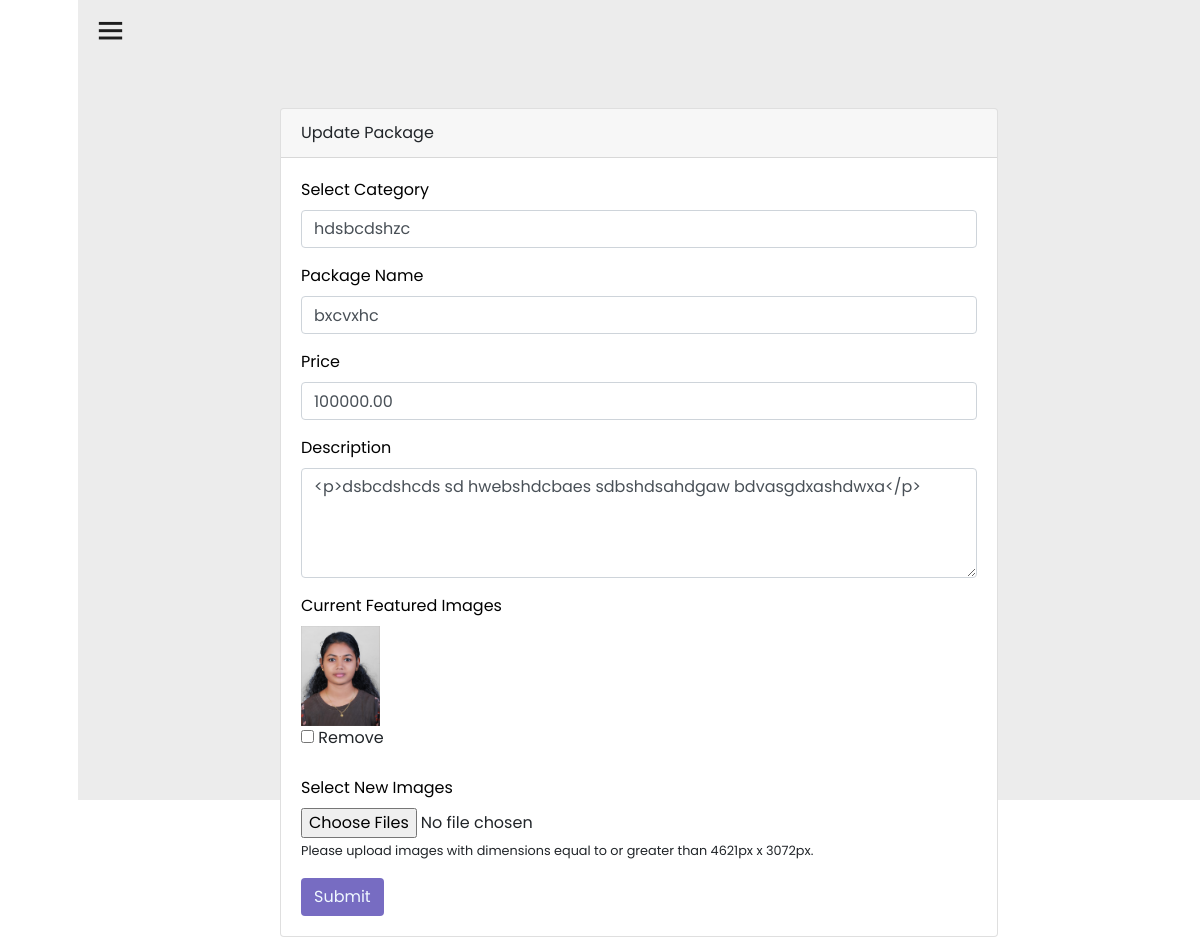
The page /admin_update_packages/37/ (signed in) on the database its author committed.
### travelapp/models.py (models this page shows, shortened)
class Package(models.Model):
    category = models.ForeignKey(Category, on_delete=models.SET_DEFAULT, default=None, related_name='packages', verbose_name=('Category'))
    name = models.CharField(max_length=255, verbose_name=('Package Name'), unique=True)
    price = models.DecimalField(max_digits=8, decimal_places=2, verbose_name=('Price'))
    description = RichTextField(null=True, blank=True, verbose_name=('Description'))

class Category(models.Model):
    heading = models.CharField(max_length=255, verbose_name='Category Heading')
    image = models.ImageField(upload_to='image/', null=True, blank=True)

class PackageImage(models.Model):
    package = models.ForeignKey(Package, on_delete=models.CASCADE, related_name='images', verbose_name=('Package'))
    image = models.ImageField(upload_to='image/', verbose_name=('Image'))

### travelapp/views.py (the view)
# urls.py: path('admin_update_packages/<int:package_id>/',views.admin_update_packages,name='admin_update_packages'),
@login_required(login_url='user_login')
def admin_update_packages(request, package_id):
    categories = Category.objects.all()
    package = get_object_or_404(Package, pk=package_id)
    if request.method == 'POST':
        form = PackageForm(request.POST, request.FILES, instance=package)
        if form.is_valid():
            form.save()
            if 'remove_image' in request.POST:
                remove_image_ids = request.POST.getlist('remove_image')
                for image_id in remove_image_ids:
                    try:
                        image_to_remove = PackageImage.objects.get(id=image_id)
                        image_to_remove.delete()
                    except PackageImage.DoesNotExist:
                        pass
            images = request.FILES.getlist('image')
            for image in images:
                PackageImage.objects.create(package=package, image=image)
            return redirect('admin_packages_view')
    else:
        form = PackageForm(instance=package)
    return render(request, 'admin_update_packages.html', {'form': form, 'categories': categories, 'package': package})

### travelapp/forms.py
class PackageForm(forms.ModelForm):
    class Meta:
        model = Package
        fields = '__all__'

### travelapp/templates/admin_update_packages.html (shortened to what this page needs)
<!DOCTYPE html>
<html lang="en">
{% load static %}
<head>
       <link href='https://unpkg.com/boxicons@2.1.2/css/boxicons.min.css' rel='stylesheet'>
       <link rel="stylesheet" href="{% static 'asset/css/font-awesome.min.css' %}">
       <link rel="stylesheet" href="{% static 'asset/css/style.css' %}">
       <link rel="stylesheet" href="{% static 'asset/assets/css/style.css' %}">
    <link rel="stylesheet" href="{% static 'ad/css/bootstrap.min.css' %}">
    <link rel="stylesheet" href="{% static 'ad/css/style.css' %}">
    <link rel="stylesheet" href="{% static 'ad/css/bootstrap-theme.min.css' %}">
    <link rel="stylesheet" href="{% static 'ad/css/custom-bs.css' %}">
    <link rel="stylesheet" href="{% static 'ad/css/jquery.fancybox.min.css' %}">
    <link rel="stylesheet" href="{% static 'ad/css/owl.carousel.min.css' %}">
    <link rel="stylesheet" href="{% static 'ad/css/animate.min.css' %}">
    <link rel="stylesheet" href="{% static 'ad/css/quill.snow.css' %}">
    <link rel="stylesheet" href="{% static 'ad/fonts/icomoon/style.css' %}">
    <link rel="stylesheet" href="{% static 'ad/fonts/line-icons/style.css' %}">
</head>
</head>
<body>
    <div class="sidebar close">
        <a href="{% url 'admin_dashboard' %}" class="logo-box">
        </a>
    </div>
<body>
    <section class="home">
        <div class="toggle-sidebar">
            <i class='bx bx-menu'></i>
        </div>
        <div class="container">
            <div class="row justify-content-center mt-5">
                <div class="col-md-8">
                    <div class="card">
                        <div class="card-header">Update Package</div>
                        <div class="card-body">
                            <form method="post" enctype="multipart/form-data">
                                <div class="form-group">
                                    <label for="category">Select Category</label>
                                    <select class="form-control" id="category" name="category">
                                        {% for category in categories %}
                                            <option value="{{ category.id }}" {% if category.id == package.category.id %} selected {% endif %}>{{ category.heading }}</option>
                                        {% endfor %}
                                    </select>
                                </div>
                                <div class="form-group">
                                    <label for="name">Package Name</label>
                                    <input type="text" class="form-control" id="name" name="name" placeholder="Enter Package Name" value="{{package.name}}" required>
                                </div>
                                <div class="form-group">
                                    <label for="price">Price</label>
                                    <input type="number" class="form-control" id="price" name="price" placeholder="Enter Price" value="{{package.price}}" required>
                                </div>
                                <div class="form-group">
                                    <label for="description">Description</label>
                                    <textarea class="form-control" id="description" name="description" rows="4" placeholder="Enter Description" >{{ package.description|safe }}</textarea>
                                </div>
                                <div class="form-group">
                                    <label for="current_images">Current Featured Images</label>
                                    <div class="image-grid">
                                        {% for image in package.images.all %}
                                            <div class="image-item">
                                                <img src="{{ image.image.url }}" alt="Package Image">
                                                <input type="checkbox" name="remove_image" value="{{ image.id }}"> Remove
                                            </div>
                                        {% empty %}
                                            <p>No images uploaded</p>
                                        {% endfor %}
                                    </div>
                                </div>
                                <div class="form-group">
                                    <label for="new_images">Select New Images</label>
                                    <input type="file" class="form-control-file" id="new_images" name="image" accept="image/*" multiple>
                                    <small>Please upload images with dimensions equal to or greater than 4621px x 3072px.</small>
                                </div>
                                <button type="submit" class="btn" style="background: #776cc2; color: aliceblue;">Submit</button>
                            </form>
                        </div>
                    </div>
                </div>
            </div>
        </div>
</section>
</body>
</html>

### travelapp/static/asset/css/style.css (style rules this page uses)
* { font-family: 'Poppins', sans-serif; margin: 0; padding: 0; box-sizing: border-box; list-style: none; text-decoration: none; }
:root { --color_Blue: #ffffff; --color_Dark1: #1e1e1e; --color_Dark2: #dddddd; --color_Light1: #000000; --color_Light2: #1f1e1e; }
.sidebar { position: fixed; top: 0; left: 0; height: 100%; width: 260px; background-color:#FFFFFF; transition: all .5s ease; z-index: 100; }
.sidebar.close { width: 78px; }
.logo-box { height: 60px; width: 100%; display: flex; align-items: center; color: var(--color_Light1); transition: all .5s ease; }
.home { position: relative; background-color: #ececec; left: 260px; width: calc(100% - 260px); height: 100vh; transition: all .5s ease; }
.sidebar.close ~ .home { left: 78px; width: calc(100% - 78px); }
.home .toggle-sidebar { height: 60px; display: flex; align-items: center; width: fit-content; cursor: pointer; }
.home .toggle-sidebar i { font-size: 35px; color: var(--color_Dark1); margin-left: 15px; }

### travelapp/static/ad/css/style.css (style rules this page uses)
body { font-weight: 400; font-size: 1rem; line-height: 1.7; position: relative; }
body:after { content: ""; position: absolute; top: 0; left: 0; right: 0; bottom: 0; background: rgba(0, 0, 0, 0.7); z-index: 100; opacity: 0; visibility: hidden; -webkit-transition: .3s all ease; -o-transition: .3s all ease; transition: .3s all ease; }
.form-group label { color: #000; }
.btn:after, .btn:before { display: none; }

### travelapp/templates/admin_update_packages.html (style rules this page uses)
.image-grid { display: grid; grid-template-columns: repeat(auto-fit, minmax(150px, 1fr)); grid-gap: 10px; }
.image-item { position: relative; margin-bottom: 10px; }
.image-item img { max-width: 60%; height: 100px; display: block; }
.image-item input[type="checkbox"] { top: 5px; right: 5px; }

### rows shown on the page
Package: category "hdsbcdshzc", name "bxcvxhc", price "100000.00", description "<p>dsbcdshcds sd hwebshdcbaes sdbshdsahdgaw bdvasgdxashdwxa</p>"
PackageImage: image (picture)
